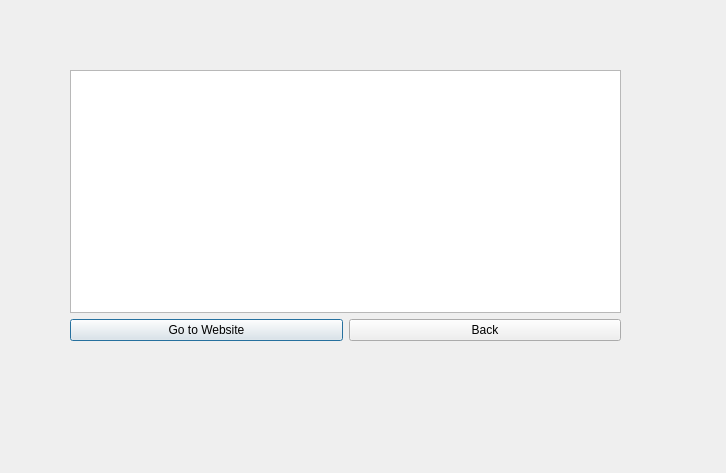
<?xml version="1.0" encoding="UTF-8"?>
<ui version="4.0">
 <class>OdinDetl</class>
 <widget class="QDialog" name="OdinDetl">
  <property name="geometry">
   <rect>
    <x>0</x>
    <y>0</y>
    <width>726</width>
    <height>473</height>
   </rect>
  </property>
  <property name="windowTitle">
   <string>Dialog</string>
  </property>
  <widget class="QWidget" name="verticalLayoutWidget">
   <property name="geometry">
    <rect>
     <x>70</x>
     <y>70</y>
     <width>551</width>
     <height>271</height>
    </rect>
   </property>
   <layout class="QVBoxLayout" name="verticalLayout">
    <item>
     <widget class="QTextBrowser" name="textBrowser">
      <property name="html">
       <string>&lt;!DOCTYPE HTML PUBLIC &quot;-//W3C//DTD HTML 4.0//EN&quot; &quot;http://www.w3.org/TR/REC-html40/strict.dtd&quot;&gt;
&lt;html&gt;&lt;head&gt;&lt;meta name=&quot;qrichtext&quot; content=&quot;1&quot; /&gt;&lt;meta charset=&quot;utf-8&quot; /&gt;&lt;style type=&quot;text/css&quot;&gt;
p, li { white-space: pre-wrap; }
&lt;/style&gt;&lt;/head&gt;&lt;body style=&quot; font-family:'Segoe UI'; font-size:9pt; font-weight:400; font-style:normal;&quot;&gt;
&lt;p style=&quot;-qt-paragraph-type:empty; margin-top:12px; margin-bottom:12px; margin-left:0px; margin-right:0px; -qt-block-indent:0; text-indent:0px;&quot;&gt;&lt;br /&gt;&lt;/p&gt;&lt;/body&gt;&lt;/html&gt;</string>
      </property>
     </widget>
    </item>
    <item>
     <layout class="QHBoxLayout" name="horizontalLayout">
      <item>
       <widget class="QPushButton" name="pushButton_2">
        <property name="text">
         <string>Go to Website</string>
        </property>
       </widget>
      </item>
      <item>
       <widget class="QPushButton" name="pushButton">
        <property name="text">
         <string>Back</string>
        </property>
       </widget>
      </item>
     </layout>
    </item>
   </layout>
  </widget>
 </widget>
 <resources/>
 <connections/>
</ui>
